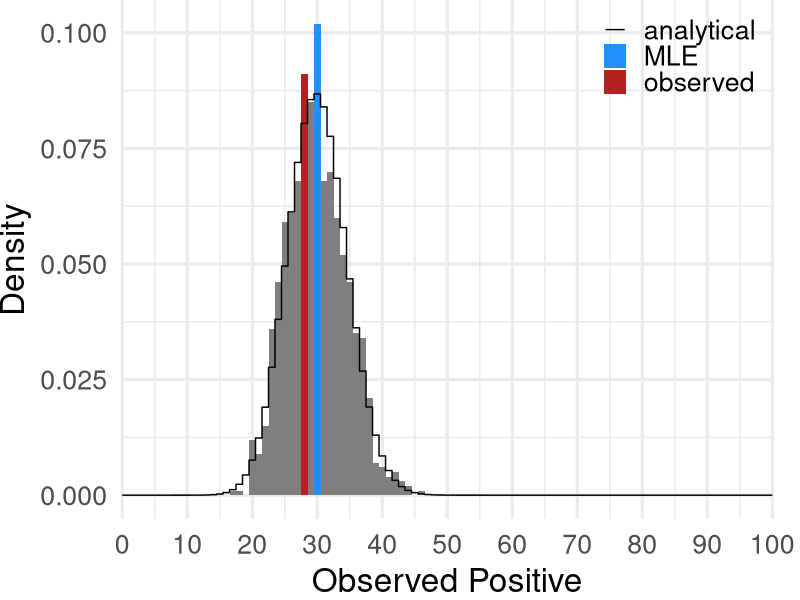
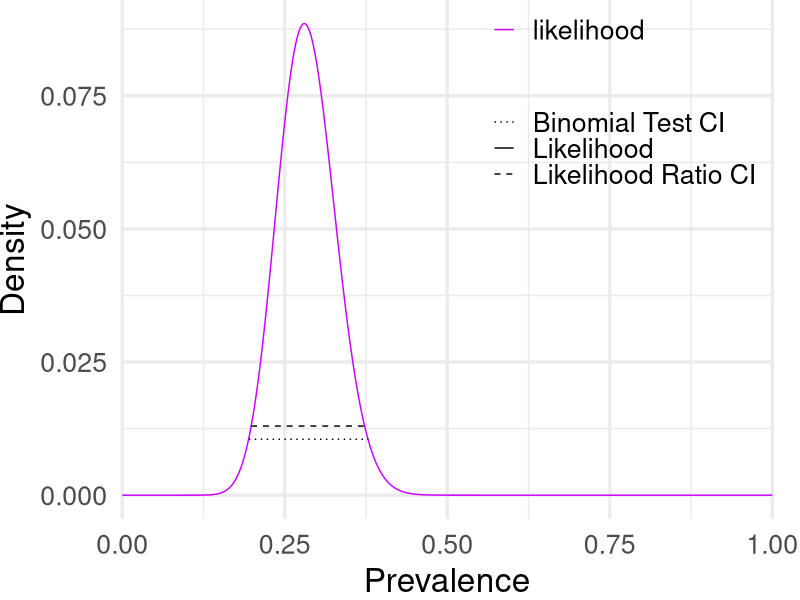
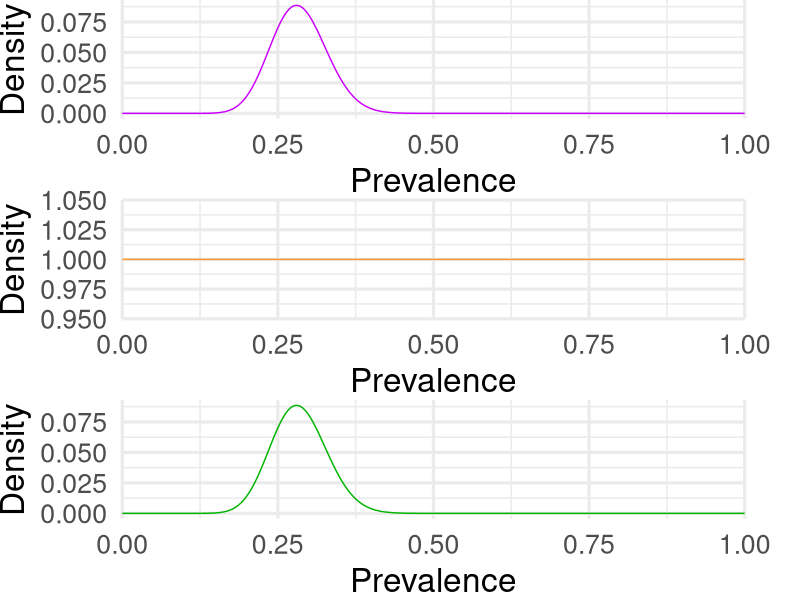
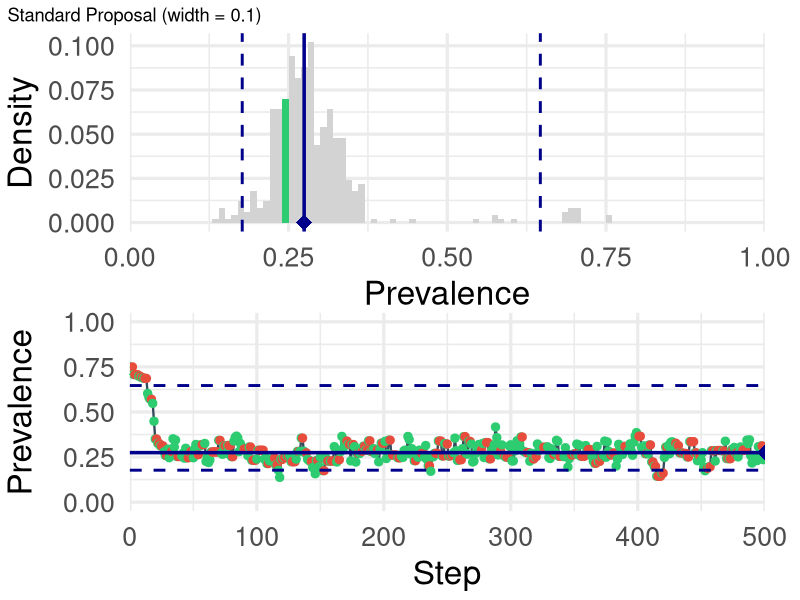
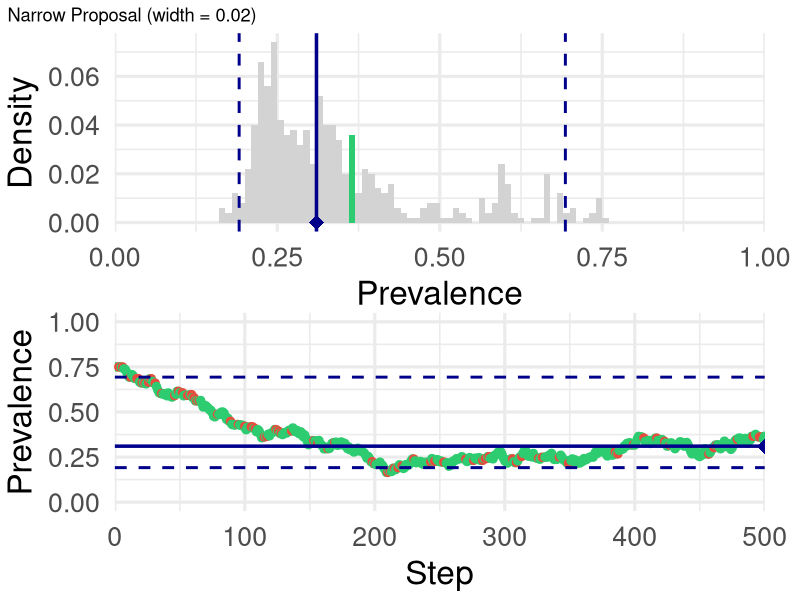
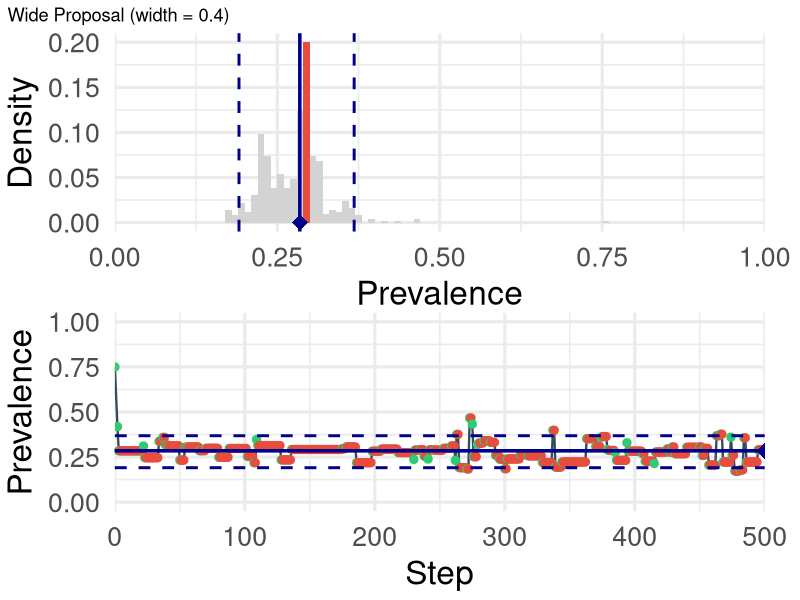
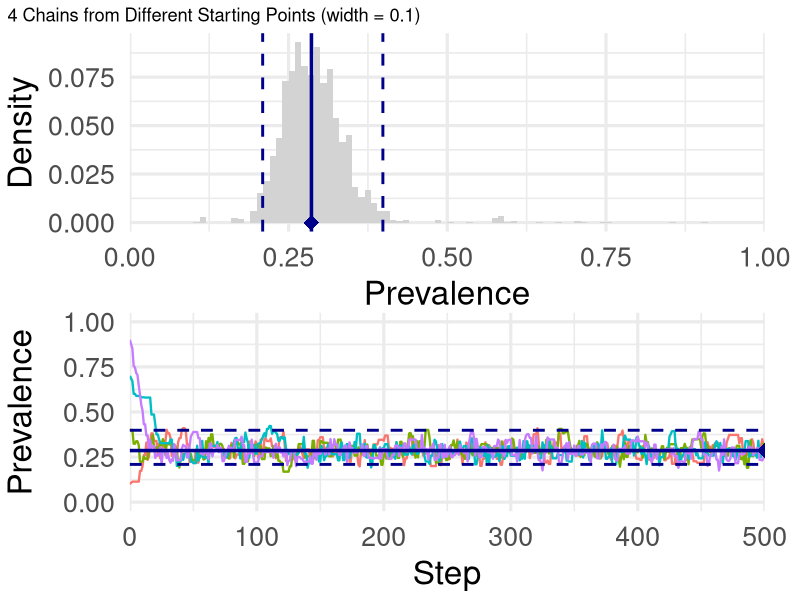

Source code (R) for these figures, in order:
#' Introduction to Inference
#' [MMED](https://www.ici3d.org/MMED)
#' Steve Bellan 2012, 2015
#' Carl Pearson 2025, 2026
#' Claire Perrin Smith 2026
#'
#' By the end of this tutorial you should be able to:
#'  * Write a likelihood function for binomially distributed data
#'  * Explain the Metropolis-Hastings algorithm
#'  * Explain how proposal distribution affects MCMC convergence
#'  * Assess MCMC convergence with the Gelman-Rubin diagnostic
#'    and trace plots
#'
#' -----------------------------------------------------------------------------

################################################################################
# STEP 0: SETUP ################################################################
################################################################################

#' Setup the `???` object you need replace
makeActiveBinding(
  "???",
  \(msg) {
    stop(sprintf("Error: you need to %s!", msg), call. = FALSE)
  },
  parent.frame()
)

#' Load packages
library(dplyr)
library(tidyr)
library(ggplot2)
library(patchwork)

#' Setup Reference Plotting Colors
plot_colors <- c(
  posterior = "#00b300",
  likelihood = "#cc00ff",
  prior = "#ff9933",
  denom = "#0099ff",
  analytical = "#000000",
  MLE = "dodgerblue",
  observed = "firebrick",
  other_samples = "lightgrey"
)

#' Setup Reference Values
true_prevalence <- 0.3
sample_size <- 100L
observation <- 28L

#' define some reusable scales for plotting
scale_x_observed <- function(
  sample_size,
  name = "Observed Positive",
  breaks = seq(0, sample_size, by = 10),
  expand = expansion(mult = 0),
  limits = c(0, sample_size),
  ...
) {
  args <- as.list(environment())
  args$sample_size <- NULL
  do.call(scale_x_continuous, args)
}

scale_x_prevalence <- function(
  name = "Prevalence",
  limits = c(0, 1),
  expand = expansion(mult = 0),
  ...
) {
  do.call(scale_x_continuous, as.list(environment()))
}

scale_y_density <- function(name = "Density", ...) {
  do.call(scale_y_continuous, as.list(environment()))
}

scale_color_views <- function(
  name = NULL,
  values = plot_colors,
  aesthetics = c("color", "fill"),
  ...
) {
  do.call(scale_color_manual, as.list(environment()))
}

scale_linetype_views <- function(
  name = NULL,
  values = c(
    "Likelihood" = "solid",
    "Binomial Test CI" = "dotted",
    "Likelihood Ratio CI" = "dashed"
  ),
  ...
) {
  do.call(scale_linetype_manual, as.list(environment()))
}

theme_legend <- function(
  position = c(1, 1),
  justification = c(1, 1),
  ...
) {
  theme(
    legend.position = "inside",
    legend.position.inside = position,
    legend.justification.inside = justification,
    ...
  )
}

#' @title Likelihood Ratio Tester
#'
#' @param par a comparison parameter value
#' @param llFun the log-likelihood function, f(par)
#' @param llmle the log-likelihood of the MLE
#'
#'
likelihood_ratio <- function(
  par,
  llFun,
  llmle
) {
  2 * (llmle - llFun(par))
}

#' @title Solve Binomial Confidence Interval Limits
#'
#' @description Finds the confidence interval bounds on either side of the MLE for a binomial proportion
#' where the likelihood ratio statistic equals the target critical value from the chi-squared distribution.
#'
#' @param observed_positive integer; number of observed positive outcomes (successes)
#' @param sample_size integer; total number of trials
#' @param target_ci numeric; the target critical value from qchisq (e.g. qchisq(0.95, df = 1))
#'
#' @return A named numeric vector with the 'lower' and 'upper' confidence limits.
#' @examples
#' lr_binomial_ci(observed_positive = 23, sample_size = 100, target_ci = 0.95)
lr_binomial_ci <- function(observed_positive, sample_size, target_ci) {
  p_mle <- observed_positive / sample_size
  target_value <- qchisq(target_ci, 1)
  llmle <- dbinom(
    observed_positive,
    size = sample_size,
    prob = p_mle,
    log = TRUE
  )

  # Objective function to minimize: we want the absolute likelihood ratio to match target_ci
  obj_fun <- function(p) {
    (likelihood_ratio(
      par = p,
      llFun = \(p) {
        dbinom(observed_positive, size = sample_size, prob = p, log = TRUE)
      },
      llmle = llmle
    ) -
      target_value)^2
  }

  # Solve on the left side of the MLE (if p_mle > 0)
  if (p_mle == 0) {
    lower_bound <- 0
  } else {
    lower_bound <- optimize(obj_fun, interval = c(0, p_mle))$minimum
  }

  # Solve on the right side of the MLE (if p_mle < 1)
  if (p_mle == 1) {
    upper_bound <- 1
  } else {
    upper_bound <- optimize(obj_fun, interval = c(p_mle, 1))$minimum
  }

  return(c(lower_bound, upper_bound))
}

#' @examples
#' binomial_ci(observed_positive = 23, sample_size = 100, target_ci = 0.95)
binomial_ci <- function(observed_positive, sample_size, target_ci) {
  as.numeric(
    binom.test(
      observed_positive,
      sample_size,
      conf.level = target_ci
    )$conf.int
  )
}

################################################################################
# STEP 1: RECALL THE BINOMIAL ##################################################
################################################################################

#' First, let's simulate many experiments of sample_size = 100

set.seed(42)
random_samples <- data.frame(
  sample_id = seq_len(1000),
  observed_positive = rbinom(
    n = 1000,
    size = sample_size,
    prob = true_prevalence
  ) # some sampling procedure
)

#' What is the probability of observing `observed_positive` in a sample of size
#' `sample_size`, given a true prevalence of `true_prevalence`?
dMystery <- function(
  observed_positive,
  sample_size,
  true_prevalence,
  log = FALSE
) {
  # `???`("What is the probability distribution for observing this event?")
  dbinom(
    x = observed_positive,
    size = sample_size,
    prob = true_prevalence,
    log = log
  )
}


#' @title A Distribution Plotting Function
#'
#' @param dSomething a distribution function, f(observed_position, sample_size, true_prevalence)
#' @param samples A data frame with `observed_positive` column
#' @param true_prevalence a proportion, number in [0, 1]; the true prevalence
#' @param sample_size The sample size
#' @param observation A particular value observed positive
#'
#' @return A ggplot object showing the distribution of the observed positives
distro_plot <- function(
  dSomething,
  samples,
  true_prevalence,
  sample_size,
  observation
) {
  ggplot(samples) +
    aes(x = observed_positive) +
    geom_histogram(
      aes(
        y = after_stat(density),
        fill = after_stat(case_when(
          x == round(true_prevalence * sample_size) ~ "MLE",
          x == observation ~ "observed",
          .default = "other samples"
        ))
      ),
      binwidth = 1L,
      center = 0
    ) +
    stat_function(
      mapping = aes(color = "analytical"),
      fun = \(x) dSomething(x, sample_size, true_prevalence),
      geom = "step",
      n = sample_size + 1,
      direction = "mid"
    ) +
    scale_x_observed(sample_size = sample_size) +
    scale_y_density() +
    scale_color_views() +
    coord_cartesian(clip = "off") +
    theme_minimal(base_size = 24) +
    theme_legend(plot.margin = margin(r = 20))
}

ggsave(
  "testing/binomial_distro.png",
  distro_plot(
    dMystery,
    random_samples,
    true_prevalence,
    sample_size,
    observation
  ),
  height = 4,
  width = 12,
  dpi = 1200,
  bg = "transparent"
)

#' #############################################################################
#' # STEP 2: RECALL LIKELIHOOD #################################################
#' #############################################################################

#' What is the likelihood of `true_prevalence` given `observed_positive` in a
#' sample of size `sample_size`?
lMystery <- function(
  true_prevalence,
  observed_positive = observation,
  sample_size = 100L,
  log = FALSE
) {
  dMystery(
    observed_positive = observed_positive,
    sample_size = sample_size,
    true_prevalence = true_prevalence,
    log = log
  )
}

#' @title A Likelihood Plotting Function
#'
#' @param lSomething a likelihood function
#' @param type a character string; the name of the likelihood function
#' @param observed_positive integer; the number of observed positive cases
#' @param sample_size integer; the sample size
#' @param x_label a character string; the label for the x-axis
#' @param y_label a character string; the label for the y-axis
#' @param title a character string; the title of the plot
#' @param show_legend a logical; whether to show the legend
#' @param lr_ci numeric vector of length 2; optionally, likelihood ratio CI limits
#' @param binom_ci numeric vector of length 2; optionally, binom.test CI limits
#' @param what a character string; alias for type
#'
#' @return A ggplot object showing the likelihood function
likelihood_plot <- function(
  lSomething,
  type = "likelihood",
  lr_ci = NULL,
  binom_ci = NULL,
  what = type
) {
  p <- ggplot() +
    geom_function(
      mapping = aes(color = what, linetype = "Likelihood"),
      fun = lSomething,
      n = 1001
    ) +
    scale_x_prevalence() +
    scale_y_density() +
    scale_color_views() +
    coord_cartesian(clip = "off") +
    theme_minimal(base_size = 24)

  # Optionally add likelihood ratio CI annotations
  if (!is.null(lr_ci)) {
    y_lr <- mean(lSomething(lr_ci))
    p <- p +
      geom_segment(aes(
        x = lr_ci[1],
        xend = lr_ci[2],
        y = y_lr,
        yend = y_lr,
        linetype = "Likelihood Ratio CI"
      ))
  }

  # Optionally add binom.test CI annotations
  if (!is.null(binom_ci)) {
    y_bt <- mean(lSomething(binom_ci))
    p <- p +
      geom_segment(aes(
        x = binom_ci[1],
        xend = binom_ci[2],
        y = y_bt,
        yend = y_bt,
        linetype = "Binomial Test CI"
      ))
  }

  if (!is.null(binom_ci) || !is.null(lr_ci)) {
    p <- p + scale_linetype_views()
  }

  return(p)
}

# draw and save likelhood function

# Calculate CI limits for plotting/annotation
lr_limits <- lr_binomial_ci(
  observed_positive = observation,
  sample_size = sample_size,
  target_ci = 0.95
)

binom_limits <- binomial_ci(
  observed_positive = observation,
  sample_size = sample_size,
  target_ci = 0.95
)

likelihood_curve_plot <- likelihood_plot(
  lMystery,
  lr_ci = lr_limits,
  binom_ci = binom_limits
)

ggsave(
  "testing/likelihood.png",
  likelihood_curve_plot + theme_legend(plot.margin = margin(r = 20)),
  height = 4,
  width = 12,
  dpi = 1200,
  bg = "transparent"
)

#' #############################################################################
#' # STEP 3: COMBINED LIKELIHOOD, PRIOR, AND POSTERIOR PLOTS #####################
#' #############################################################################

#' Introduce a prior which takes no position on the prevalence
priorMystery <- function(latent_probability) {
  return(dunif(latent_probability, min = 0, max = 1))
}

#' Define a function to calculate the posterior probability
posterior_fun <- function(
  priorMystery,
  lMystery,
  observed_positive = observation,
  sample_size = 100L
) {
  function(latent_probability) {
    return(
      lMystery(latent_probability, observed_positive, sample_size) *
        priorMystery(latent_probability)
    )
  }
}

# use a plotting function to display the prior, likelihood, and posterior

compare_plot <- function(
  orig_plot,
  prior_fun,
  likelihood_fun,
  observed_positive = observation,
  sample_size = 100L
) {
  (orig_plot /
    likelihood_plot(
      prior_fun,
      type = "prior"
    ) /
    likelihood_plot(
      posterior_fun(prior_fun, likelihood_fun, observed_positive, sample_size),
      type = "posterior"
    )) +
    plot_layout(guides = "collect")
}

combined_plot <- compare_plot(
  likelihood_plot(lMystery),
  priorMystery,
  lMystery
) &
  theme(legend.position = "none", plot.margin = margin(r = 20))

ggsave(
  "testing/combined_plots.png",
  combined_plot,
  height = 8,
  width = 12,
  dpi = 1200,
  bg = "transparent"
)

################################################################################
# STEP 4: MCMC in practice #####################################################
################################################################################

# write a proposal function, which moves symmetrically
# about the current value

proposalMystery <- function(initial_prevalence, proposal_width = 0.1) {
  return(
    runif(
      n = 1,
      min = initial_prevalence - proposal_width,
      max = initial_prevalence + proposal_width
    )
  )
}

# now let's iteratively use that proposal

# Initialize MCMC variables
set.seed(42)
max_steps <- 500
current_prev <- 0.75 # reasonable starting point
post_fun <- posterior_fun(priorMystery, lMystery, observation, sample_size)

# Safe posterior function that returns 0 if out of bounds to avoid warnings
safe_posterior <- function(p) {
  if (p < 0 || p > 1) {
    return(0)
  }
  return(post_fun(p))
}

make_mcmc_plot <- function(history_df, max_steps = 500, title = "", ci = NULL) {
  # Define bins
  bin_width <- 0.01
  bin_breaks <- seq(0, 1, by = bin_width)
  bin_centers <- seq(bin_width / 2, 1 - bin_width / 2, by = bin_width)

  # Bin history
  history_df$bin_center <- (floor(history_df$prevalence * 100) + 0.5) / 100

  # Calculate counts and pad empty bins
  bin_counts <- history_df |>
    group_by(bin_center) |>
    summarise(count = n(), .groups = 'drop') |>
    complete(bin_center = bin_centers, fill = list(count = 0))

  is_multichain <- "chain" %in% names(history_df)

  # Determine highlight color status for the final step
  last_idx <- nrow(history_df)
  if (is_multichain) {
    bin_counts$status <- "neutral"
  } else {
    current_prev <- history_df$prevalence[last_idx]
    current_bin <- (floor(current_prev * 100) + 0.5) / 100
    accepted_step <- history_df$accepted[last_idx]

    bin_counts <- bin_counts |>
      mutate(
        status = case_when(
          bin_center == current_bin & accepted_step ~ "accepted",
          bin_center == current_bin & !accepted_step ~ "rejected",
          TRUE ~ "neutral"
        )
      )
  }

  # Plot the posterior histogram
  p_step <- ggplot(bin_counts) +
    aes(x = bin_center, y = count / last_idx, fill = status) +
    geom_col(width = bin_width) +
    scale_fill_manual(
      values = c(
        "accepted" = "#2ECC71", # green
        "rejected" = "#E74C3C", # red
        "neutral" = "lightgrey"
      ),
      guide = "none"
    ) +
    scale_x_continuous(
      name = "Prevalence",
      limits = c(0, 1),
      expand = expansion(mult = 0)
    ) +
    scale_y_continuous(name = "Density") +
    theme_minimal(base_size = 24) +
    theme(plot.margin = margin(r = 20))

  # Trace plot
  if (is_multichain) {
    p_trace <- ggplot(history_df) +
      aes(x = step, y = prevalence, color = factor(chain)) +
      geom_line(linewidth = 0.8) +
      scale_x_continuous(
        name = "Step",
        limits = c(0, max_steps),
        expand = expansion(mult = 0)
      ) +
      scale_y_continuous(
        name = "Prevalence",
        limits = c(0, 1)
      ) +
      theme_minimal(base_size = 24) +
      theme(
        plot.margin = margin(r = 20),
        legend.position = "none"
      )
  } else {
    p_trace <- ggplot(history_df) +
      aes(x = step, y = prevalence) +
      geom_line(color = "#354B5E", linewidth = 0.8) +
      geom_point(aes(color = accepted), size = 2.5) +
      scale_color_manual(
        values = c("TRUE" = "#2ECC71", "FALSE" = "#E74C3C"),
        guide = "none"
      ) +
      scale_x_continuous(
        name = "Step",
        limits = c(0, max_steps),
        expand = expansion(mult = 0)
      ) +
      scale_y_continuous(
        name = "Prevalence",
        limits = c(0, 1)
      ) +
      theme_minimal(base_size = 24) +
      theme(plot.margin = margin(r = 20))
  }

  # Optionally add median and CI annotations
  if (!is.null(ci)) {
    lowerq <- 1 - (1 - ci) / 2
    upperq <- (1 - ci) / 2
    qs <- quantile(
      history_df$prevalence,
      c(lowerq, 0.5, upperq),
      na.rm = TRUE
    )

    p_step <- p_step +
      geom_vline(
        xintercept = c(qs[1], qs[3]),
        linetype = "dashed",
        color = "darkblue",
        linewidth = 1
      ) +
      geom_vline(
        xintercept = qs[2],
        linetype = "solid",
        color = "darkblue",
        linewidth = 1.2
      ) +
      geom_point(
        data = data.frame(x = qs[2], y = 0),
        aes(x = x, y = y),
        color = "darkblue",
        size = 5,
        shape = 18,
        inherit.aes = FALSE
      )

    p_trace <- p_trace +
      geom_hline(
        yintercept = c(qs[1], qs[3]),
        linetype = "dashed",
        color = "darkblue",
        linewidth = 1
      ) +
      geom_hline(
        yintercept = qs[2],
        linetype = "solid",
        color = "darkblue",
        linewidth = 1.2
      ) +
      geom_point(
        data = data.frame(x = max_steps, y = qs[2]),
        aes(x = x, y = y),
        color = "darkblue",
        size = 5,
        shape = 18,
        inherit.aes = FALSE
      )
  }

  # Return stacked plot (vertical combination)
  return((p_step / p_trace) + plot_annotation(title = title))
}

run_mcmc_sampling <- function(
  start_prev = 0.75,
  max_steps = 500,
  proposal_width = 0.1,
  post_fun = post_fun,
  mode = "single"
) {
  current_prev <- start_prev
  current_post <- safe_posterior(current_prev)

  # Accumulate history
  history_df <- list(data.frame(
    step = 0,
    prevalence = current_prev,
    accepted = TRUE,
    bin_center = (floor(current_prev * 100) + 0.5) / 100
  ))

  step_counter <- 1

  while (step_counter < max_steps) {
    # 1. Propose new value
    proposal_prev <- proposalMystery(
      current_prev,
      proposal_width = proposal_width
    )

    # 2. Calculate safe posterior densities
    proposal_post <- safe_posterior(proposal_prev)

    # 3. Calculate Metropolis-Hastings acceptance ratio
    if (current_post == 0) {
      metro_hastings_ratio <- 1
    } else {
      metro_hastings_ratio <- proposal_post / current_post
    }

    # 4. Accept or reject
    accepted_step <- FALSE
    if (runif(1) < metro_hastings_ratio) {
      current_prev <- proposal_prev
      current_post <- proposal_post
      accepted_step <- TRUE
    }

    # Increment step and record
    step_counter <- step_counter + 1
    history_df[[length(history_df) + 1]] <- data.frame(
      step = step_counter,
      prevalence = current_prev,
      accepted = accepted_step,
      bin_center = (floor(current_prev * 100) + 0.5) / 100
    )

    # Prompt the user for decision
    if (interactive() && mode != "continue") {
      p_combined <- make_mcmc_plot(
        do.call(rbind, history_df),
        max_steps = max_steps,
        title = paste("Interactive MCMC: Step", step_counter, "of", max_steps)
      )
      print(p_combined)
      ans <- readline(
        "Press [Enter] for next step, 'c' to run remaining to 500, or 'q' to quit: "
      )
      ans <- tolower(trimws(ans))
      if (ans == "q") {
        break
      } else if (ans == "c") {
        mode <- "continue"
      }
    }
  }

  return(do.call(rbind, history_df))
}

# Apply MCMC with the default/standard proposal width (0.1)
chain_standard <- run_mcmc_sampling(
  start_prev = 0.75,
  max_steps = max_steps,
  proposal_width = 0.1,
  post_fun = post_fun,
  mode = "single"
)

# Apply MCMC with a narrower proposal width (0.02)
chain_narrow <- run_mcmc_sampling(
  start_prev = 0.75,
  max_steps = max_steps,
  proposal_width = 0.02,
  post_fun = post_fun,
  mode = "continue"
)

# Apply MCMC with a wider proposal width (0.4)
chain_wide <- run_mcmc_sampling(
  start_prev = 0.75,
  max_steps = max_steps,
  proposal_width = 0.4,
  post_fun = post_fun,
  mode = "continue"
)

# Save widescreen plots for slides (16:9 ratio)
ggsave(
  "testing/mcmc_standard.png",
  make_mcmc_plot(
    chain_standard,
    max_steps = max_steps,
    title = "Standard Proposal (width = 0.1)",
    ci = 0.95
  ),
  width = 12,
  height = 6.75,
  dpi = 1200,
  bg = "transparent"
)

ggsave(
  "testing/mcmc_narrow.png",
  make_mcmc_plot(
    chain_narrow,
    max_steps = max_steps,
    title = "Narrow Proposal (width = 0.02)",
    ci = 0.95
  ),
  width = 12,
  height = 6.75,
  dpi = 1200,
  bg = "transparent"
)

ggsave(
  "testing/mcmc_wide.png",
  make_mcmc_plot(
    chain_wide,
    max_steps = max_steps,
    title = "Wide Proposal (width = 0.4)",
    ci = 0.95
  ),
  width = 12,
  height = 6.75,
  dpi = 1200,
  bg = "transparent"
)

# Run 4 chains starting from different points with standard proposal width (0.1)
start_points <- c(0.1, 0.4, 0.7, 0.9)
chains_list <- list()
for (i in seq_along(start_points)) {
  chain_data <- run_mcmc_sampling(
    start_prev = start_points[i],
    max_steps = max_steps,
    proposal_width = 0.1,
    post_fun = post_fun,
    mode = "continue"
  )
  chain_data$chain <- paste("Chain", i)
  chains_list[[i]] <- chain_data
}
chains_combined <- do.call(rbind, chains_list)

ggsave(
  "testing/mcmc_multichain.png",
  make_mcmc_plot(
    chains_combined,
    max_steps = max_steps,
    title = "4 Chains from Different Starting Points (width = 0.1)",
    ci = 0.95
  ),
  width = 12,
  height = 6.75,
  dpi = 1200,
  bg = "transparent"
)
